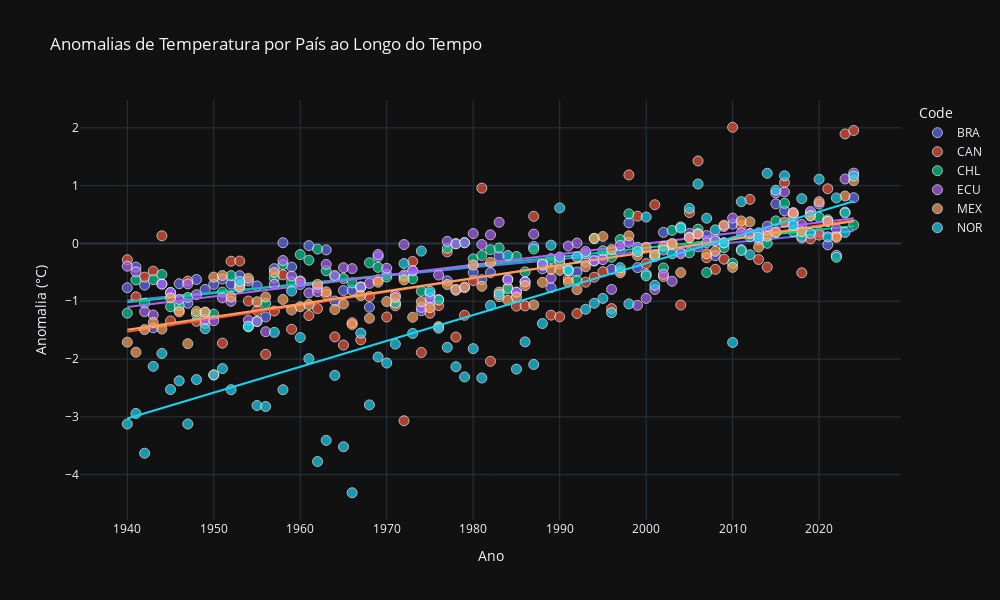

The notebook cell saved with this chart:
### Code cell
fig = px.scatter(
    df2,
    x="Year",
    y="Temperature anomaly",
    color="Code",               # atribui uma cor para cada país
    hover_name="Code",          #  o nome do país ao passar o mouse
    title="Anomalias de Temperatura por País ao Longo do Tempo",
    labels={"Temperature anomaly": "Anomalia (°C)", "Year": "Ano"},
    width=1000,
    height=600,
    template="plotly_dark",  
    trendline="ols",  # adiciona a linha de tendência para cada grupo de pontos
)

# Personalizar tooltip (informações ao passar o mouse)
fig.update_traces(
    hovertemplate="<b>%{hovertext}</b><br>Ano: %{x}<br>Anomalia: %{y}°C",
    marker=dict(size=10, opacity=0.7, line=dict(width=1, color="white"))
)




fig.show()
